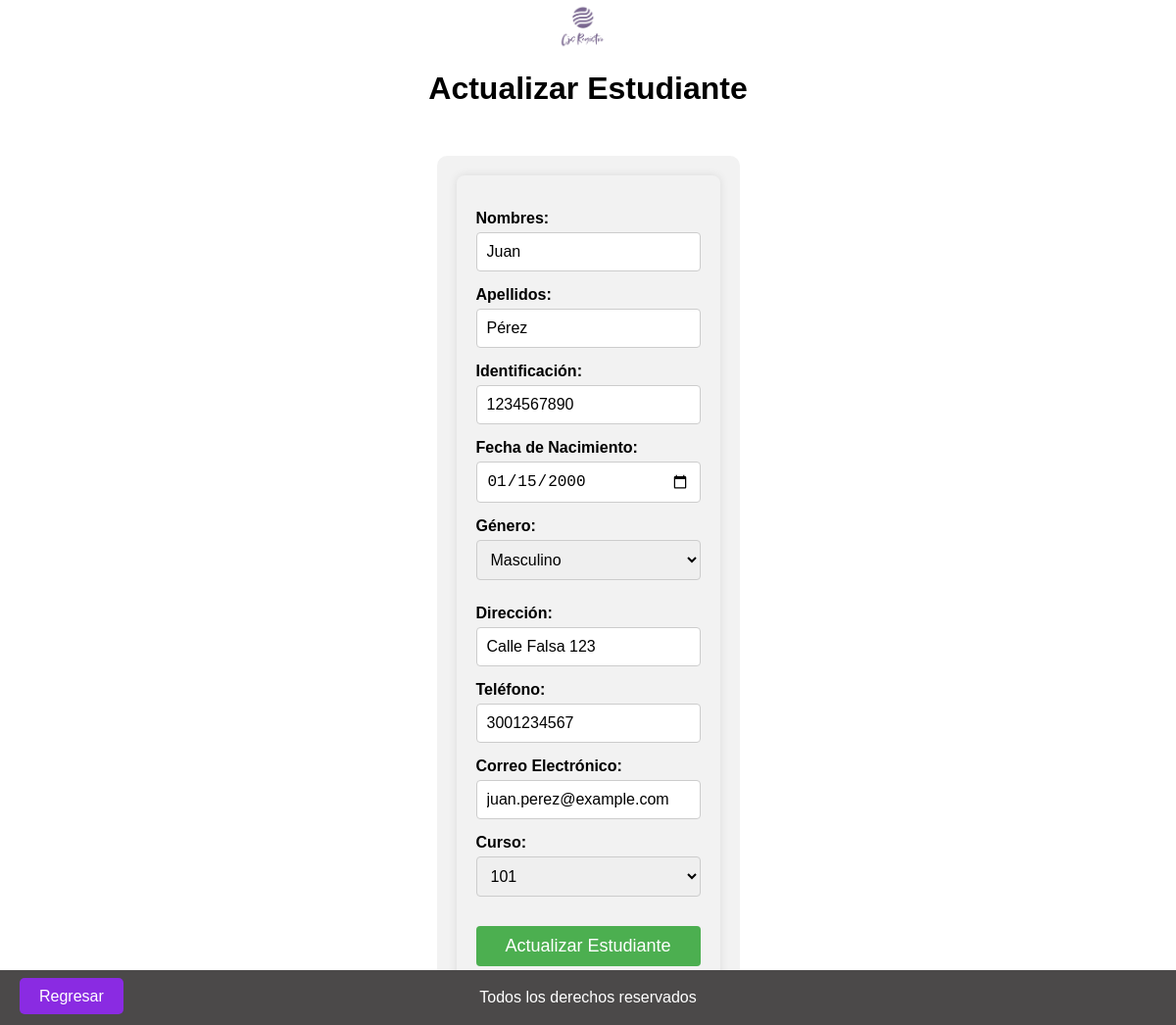
/views/administrador/estudiantes/update.php?id=1 (signed in), run on the app's committed database.
### tables this page shows
CREATE TABLE `estudiantes` (
  `ID_estudiante` int(11) NOT NULL,
  `Nombres` varchar(50) DEFAULT NULL,
  `Apellidos` varchar(50) DEFAULT NULL,
  `Identificacion` varchar(20) DEFAULT NULL,
  `Fecha_nacimiento` date DEFAULT NULL,
  `Genero` enum('Masculino','Femenino') DEFAULT NULL,
  `Direccion` varchar(100) DEFAULT NULL,
  `Telefono` varchar(15) DEFAULT NULL,
  `Correo_electronico` varchar(50) DEFAULT NULL,
  `ID_curso` int(11) DEFAULT NULL
);

CREATE TABLE `cursos` (
  `ID_curso` int(11) NOT NULL,
  `Nombre_curso` varchar(50) DEFAULT NULL,
  `ID_grado` int(11) DEFAULT NULL
);

### views/administrador/estudiantes/update.php (the view, shortened to what this page needs)
<?php
require_once '../../../config/db.php';
$id_estudiante = $_GET['id'];
$query = "SELECT * FROM estudiantes WHERE ID_estudiante = :id_estudiante";
$stmt = $db->prepare($query);
$stmt->bindParam(':id_estudiante', $id_estudiante);
$stmt->execute();
$estudiante = $stmt->fetch(PDO::FETCH_ASSOC);
$query = "SELECT ID_curso, Nombre_curso FROM cursos";
$stmt = $db->prepare($query);
$stmt->execute();
$cursos = $stmt->fetchAll(PDO::FETCH_ASSOC);
?>
<!DOCTYPE html>
<html lang="es">
<head>
    <link rel="stylesheet" type="text/css" href="../../../assets/styles.css">
</head>
<body>
    <header>
        <div class="logo-container">
            <img src="../../../assets/Logo.png" alt="Logo de la empresa" class="logo">
        </div>
        <div class="title">
            <h1>Actualizar Estudiante</h1>
        </div>
    </header>
    <section class="admin">
        <div class="formulario">
            <form action="update.php?id=<?php echo htmlspecialchars($id_estudiante); ?>" method="post">
                <label for="nombres">Nombres:</label>
                <input type="text" id="nombres" name="nombres" value="<?php echo htmlspecialchars($estudiante['Nombres']); ?>" required>
                <label for="apellidos">Apellidos:</label>
                <input type="text" id="apellidos" name="apellidos" value="<?php echo htmlspecialchars($estudiante['Apellidos']); ?>" required>
                <label for="identificacion">Identificación:</label>
                <input type="text" id="identificacion" name="identificacion" value="<?php echo htmlspecialchars($estudiante['Identificacion']); ?>" required>
                <label for="fecha_nacimiento">Fecha de Nacimiento:</label>
                <input type="date" id="fecha_nacimiento" name="fecha_nacimiento" value="<?php echo htmlspecialchars($estudiante['Fecha_nacimiento']); ?>" required>
                <label for="genero">Género:</label>
                <select id="genero" name="genero" required>
                    <option value="Masculino" <?php if ($estudiante['Genero'] == 'Masculino') echo 'selected'; ?>>Masculino</option>
                </select>
                <label for="direccion">Dirección:</label>
                <input type="text" id="direccion" name="direccion" value="<?php echo htmlspecialchars($estudiante['Direccion']); ?>" required>
                <label for="telefono">Teléfono:</label>
                <input type="text" id="telefono" name="telefono" value="<?php echo htmlspecialchars($estudiante['Telefono']); ?>" required>
                <label for="correo_electronico">Correo Electrónico:</label>
                <input type="email" id="correo_electronico" name="correo_electronico" value="<?php echo htmlspecialchars($estudiante['Correo_electronico']); ?>" required>
                <label for="id_curso">Curso:</label>
                <select id="id_curso" name="id_curso" required>
                    <?php foreach ($cursos as $curso): ?>
                        <option value="<?php echo htmlspecialchars($curso['ID_curso']); ?>" <?php if ($curso['ID_curso'] == $estudiante['ID_curso']) echo 'selected'; ?>>
                            <?php echo htmlspecialchars($curso['Nombre_curso']); ?>
                        </option>
                    <?php endforeach; ?>
                </select>
                <button type="submit" class="button boton-centrado">Actualizar Estudiante</button>
            </form>
            <div class="regresar">
                <a href="index.php" class="button boton-centrado" id="btn-regresar">Regresar</a>
            </div>
        </div>
    </section>
    <footer>
        <p>Todos los derechos reservados</p>
    </footer>
</body>
</html>

### assets/styles.css (style rules this page uses)
body { margin: 5px 0 0 0; padding: 0; display: flex; flex-direction: column; align-items: center; justify-content: center; min-height: 100vh; font-family: Arial, sans-serif; }
header { display: flex; flex-direction: column; align-items: center; justify-content: space-between; margin-bottom: 20px; }
header h1 { margin-bottom: 10px; }
.logo-container { display: flex; align-items: center; margin-right: 10px; }
.logo { width: 50px; height: auto; }
footer { position: fixed; bottom: 0; left: 0; width: 100%; background-color: #4b4949; color: #fff; text-align: center; padding: 3px 0; }
.admin { background-color: #f2f2f2; padding: 20px; border-radius: 10px; margin: 20px; min-height: 250px; }
.boton-modificar, .boton-generar-qr, .boton-habilitar, .boton-inhabilitar, .boton-centrado { background-color: #8A2BE2; color: white; padding: 10px 20px; border: none; border-radius: 5px; text-decoration: none; }
.regresar { position: fixed; bottom: 20px; left: 20px; z-index: 1; }
select { margin-bottom: 10px; padding: 8px; border-radius: 5px; border: 1px solid #ccc; }
button { background-color: #4CAF50; color: white; padding: 10px 20px; border: none; border-radius: 5px; cursor: pointer; transition: background-color 0.3s; }

### views/administrador/estudiantes/update.php (style rules this page uses)
body { font-family: Arial, sans-serif; }
.formulario { max-width: 600px; margin: 0 auto; padding: 20px; background-color: #f2f2f2; border-radius: 8px; box-shadow: 0 0 10px rgba(0, 0, 0, 0.1); }
.formulario form { display: flex; flex-direction: column; }
.formulario label { margin-top: 15px; font-weight: bold; }
.formulario input, .formulario select { margin-top: 5px; padding: 10px; font-size: 16px; border-radius: 4px; border: 1px solid #ccc; }
.formulario button { margin-top: 20px; padding: 10px; font-size: 18px; border: none; border-radius: 4px; background-color: #4CAF50; color: white; cursor: pointer; }

### data on the page
estudiantes: nombres "Juan", apellidos "Pérez", identificacion "1234567890", fecha_nacimiento "01/15/2000", genero "Masculino", direccion "Calle Falsa 123", telefono "3001234567", correo_electronico "juan.perez@example.com", id_curso "101"
